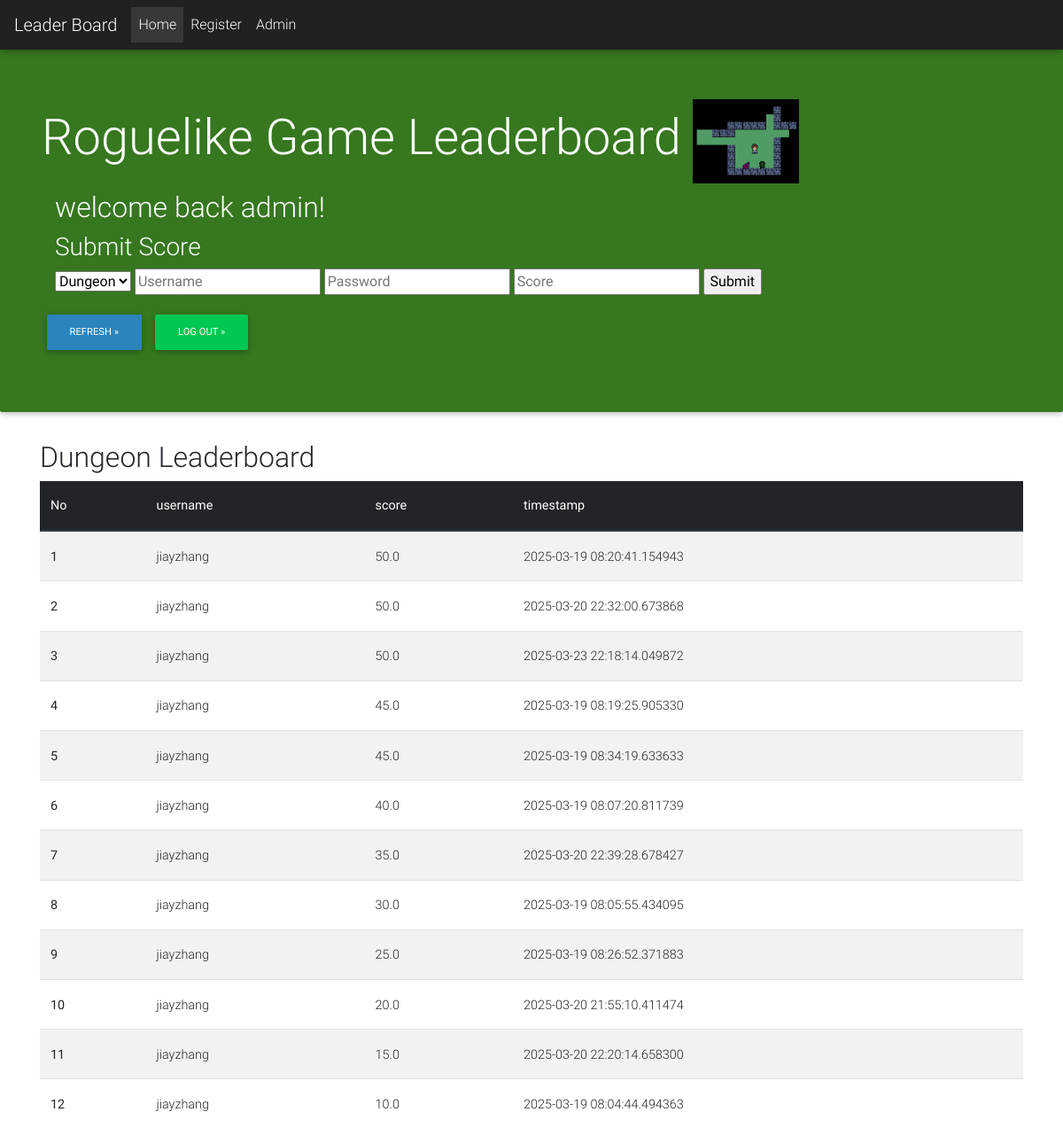
Screenshot of / (signed in) with the database file from the repository.
### main.py (models this page shows, shortened)
class User(UserMixin, db.Model):
    __tablename__ = "user"
    id = db.Column(db.Integer, primary_key=True)
    username = db.Column(db.String(64), index=True, unique=True)
    password = db.Column(db.String(64))

class Submission(db.Model):
    __tablename__ = "submission"
    id = db.Column(db.Integer, primary_key=True)
    timestamp = db.Column(db.DateTime, index=True, default=dt.datetime.now)
    submission_type = db.Column(db.String(64))
    user_id = db.Column(db.Integer, db.ForeignKey('user.id'))
    user = db.relationship('User')
    score = db.Column(db.Float)

### main.py (the view, shortened to what this page needs)
@app.route('/', methods=['GET', 'POST'])
def home_page():
    login_form = LoginForm()
    login_status = request.args.get("login_status", "")
    submission_status = request.args.get("submission_status", "")
    leaderboard = get_leaderboard(limit = limit_lb, submission_type=game)
    return render_template('index.html',
                        leaderboard = leaderboard,
                        login_form=login_form,
                        login_status=login_status,
                        submission_status=submission_status,
                        game = game
    )

### forms.py
class LoginForm(FlaskForm):
    username = StringField('Username', validators=[DataRequired()], render_kw={"placeholder": "username"})
    password = PasswordField('Password', validators=[DataRequired()], render_kw={"placeholder": "password"})
    remember_me = BooleanField('Remember Me')
    submit = SubmitField('Sign In')

### main.py (called while the page is built)
@login.user_loader
def load_user(id):
    return User.query.get(int(id))

def get_leaderboard(limit, submission_type = game):
    query = f"""
            SELECT
            user.username,
            submission.score,
            submission.timestamp
            FROM submission
            LEFT JOIN user
            ON user.id = submission.user_id
            WHERE submission_type = '{submission_type}'
            ORDER BY submission.score DESC
            LIMIT {limit}
            """
    with app.app_context():
        df = pd.read_sql(query, db.get_engine())
    return df

### templates/index.html (shortened to what this page needs)
<!DOCTYPE html>
<html>
<head>
	<link rel="stylesheet" href="{{ url_for('static',filename='styles/all.css') }}">
    <link href="{{ url_for('static',filename='styles/bootstrap.min.css') }}" rel="stylesheet">
    <link href="{{ url_for('static',filename='styles/mdb.min.css') }}" rel="stylesheet">
</head>
<body>
    <nav class="navbar navbar-expand-md navbar-dark fixed-top bg-dark">
        <a class="navbar-brand" href="/">Leader Board</a>
        <div class="collapse navbar-collapse" id="navbarsExampleDefault">
            <ul class="navbar-nav mr-auto">
                <li class="nav-item active">
                    <a class="nav-link" href="/">Home <span class="sr-only">(current)</span></a>
                </li>
                <li class="nav-item">
                    <a class="nav-link" href="{{ url_for('register_page') }}">Register</a>
                </li>
				{% if current_user.username == 'admin' %}
                <li class="nav-item">
                    <a class="nav-link" href="/admin">Admin</a>
                </li>
                {% endif %}
            </ul>
        </div>
    </nav>
    <br />
    <br />
    <div class="jumbotron" style="background:#36771f;color:#fff">
        <div class="container">
            <h2 class="display-4">Roguelike Game Leaderboard
			<img src = "{{ url_for('static',filename='images/dungeon.png') }}" width = "120">
			</h2>
            {% if current_user.is_anonymous %}
            <h3>Please Login Before Submit</h3>
            <form class="form-inline" method="POST" action="" style="color:#fff" novalidate>
                {{ login_form.hidden_tag() }}
                <div class="col">
                    <div class="mr-sm-2 ">
                        {{ login_form.username(size=32) }}
                        {% for error in login_form.username.errors %}
                        <span style="color: red;">[{{ error }}]</span>
                        {% endfor %}
                        {{ login_form.password(size=32) }}
                        {% for error in login_form.password.errors %}
                        <span style="color: red;">[{{ error }}]</span>
                        {% endfor %}
                        {{ login_form.submit() }}
                    </div>
                    <div class="mr-sm-2">
                        {{ login_form.remember_me() }} Remeber Me
                    </div>
                    <p style="color: red;">{{ login_status }}</p>
                </div>
            </form>
            {% elif current_user.is_authenticated %}
            <div class="col uploadform">
                <h2>welcome back {{ current_user.username }}! </h2>
                <h3>Submit Score</h3>
                <form action="" method=post enctype=multipart/form-data> <select name=submission_type>
                    <option value="Dungeon">Dungeon</option>
                    </select>
					<input type="text" name="username" placeholder="Username">
					<input type="password" name="pass" placeholder="Password">
					<input type="text" name="score" placeholder="Score">
                    <input type=submit value=Submit>
                </form>
            </div>
            {% endif %}
	        <a class="btn waves-effect btn-md" style="background:#2a85bd;color:#fff" href="/" role="button">Refresh &raquo;</a>
            {% if current_user.is_authenticated %}
            <a class="btn btn-success waves-effect btn-md" href="{{ url_for('logout') }}" role="button">Log Out
                &raquo;</a>
            {% endif %}
	    </div>
    </div>
    <div class=container>
        <h2>{{ game }} Leaderboard</h2>
        <table class="table table-hover table-striped">
            <thead class="thead-dark">
                <tr>
                    <th scope="col">No</th>
                    {% for colName in leaderboard.columns %}
                    <th scope="col">{{ colName }}</th>
                    {% endfor %}
                </tr>
            </thead>
            <tbody>
                {% for ix, row in leaderboard.iterrows() %}
                <tr>
                    <th scope="row">{{ ix | int + 1 }}</th>
                    <td>{{ row.username}}</td>
                    <td>{{ row.score }}</td>
                    <td>{{ row.timestamp}}</td>
                </tr>
                {% endfor %}
            </tbody>
        </table>
    </div>
</body>
</html>

### rows the page displays
User: username "admin"
User: username "jiayzhang" "jiayzhang" "jiayzhang" "jiayzhang" "jiayzhang" "jiayzhang" "jiayzhang" "jiayzhang" "jiayzhang" "jiayzhang" "jiayzhang" "jiayzhang"
Submission: timestamp "2025-03-19 08:20:41.154943"
Submission: timestamp "2025-03-20 22:32:00.673868"
Submission: timestamp "2025-03-23 22:18:14.049872"
Submission: timestamp "2025-03-19 08:19:25.905330"
Submission: timestamp "2025-03-19 08:34:19.633633"
Submission: timestamp "2025-03-19 08:07:20.811739"
Submission: timestamp "2025-03-20 22:39:28.678427"
Submission: timestamp "2025-03-19 08:05:55.434095"
Submission: timestamp "2025-03-19 08:26:52.371883"
Submission: timestamp "2025-03-20 21:55:10.411474"
Submission: timestamp "2025-03-20 22:20:14.658300"
Submission: timestamp "2025-03-19 08:04:44.494363"

### other values shown
{{ game }} "Dungeon"
{{ colName }} "username" "score" "timestamp"
{{ ix | int + 1 }} "1" "2" "3" "4" "5" "6" "7" "8" "9" "10" "11" "12"
{{ row.score }} "50.0" "50.0" "50.0" "45.0" "45.0" "40.0" "35.0" "30.0" "25.0" "20.0" "15.0" "10.0"
